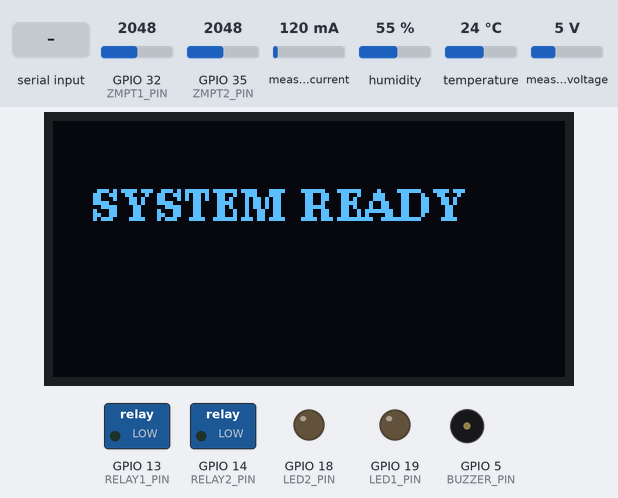
A sketch run on a simulated ESP32. On the bench: 128×64 one-colour display, switched loads named in the sketch (green lamp = pin HIGH), output pins drawn as LEDs (lit = HIGH), buzzer (waves = sounding, pin HIGH). Dashed ring = blinking. Inputs (shaded band) come from the test bench; at power-on: GPIO 32 (ZMPT1_PIN) = 2048, GPIO 35 (ZMPT2_PIN) = 2048, measured current 120 mA, humidity 55 %, temperature 24 °C, measured voltage 5 V. The OLED is the two-colour kind (top 16 rows yellow); what the sketch prints to the serial monitor is not drawn.

Above: at 3.5 s.
6.2 s: "s1\n" received over the second serial link
At 9.4 s:
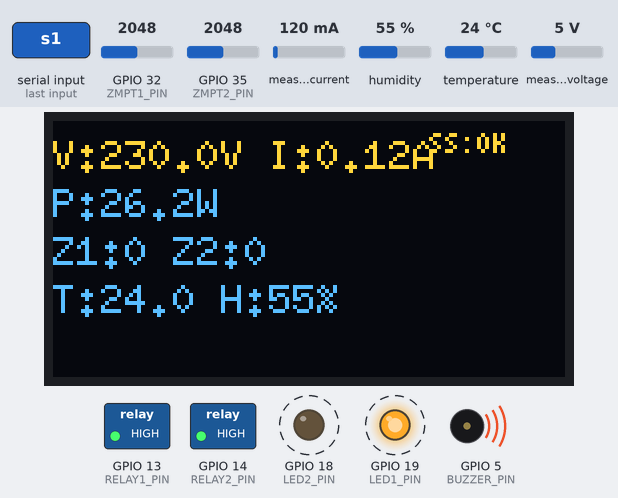
10.2 s: GPIO 32 (ZMPT1_PIN) set to 1584
At 15.7 s:
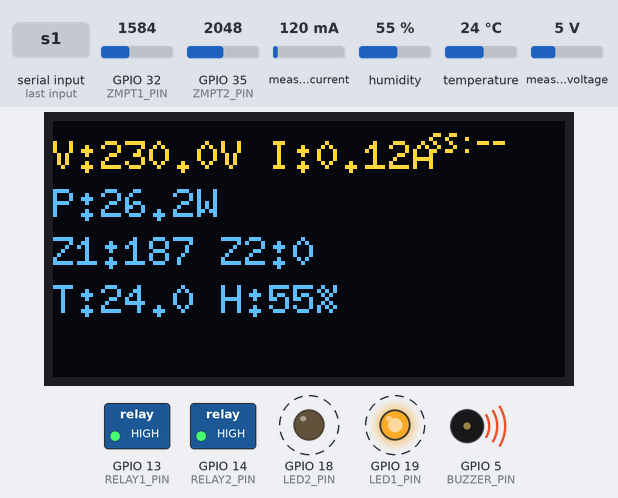
16.9 s: GPIO 32 (ZMPT1_PIN) set to 1513
At 19.0 s:
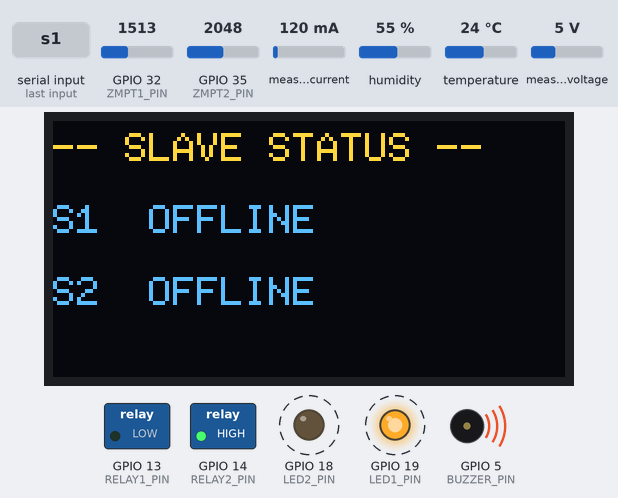
20.7 s: GPIO 35 (ZMPT2_PIN) set to 1550
At 22.2 s:
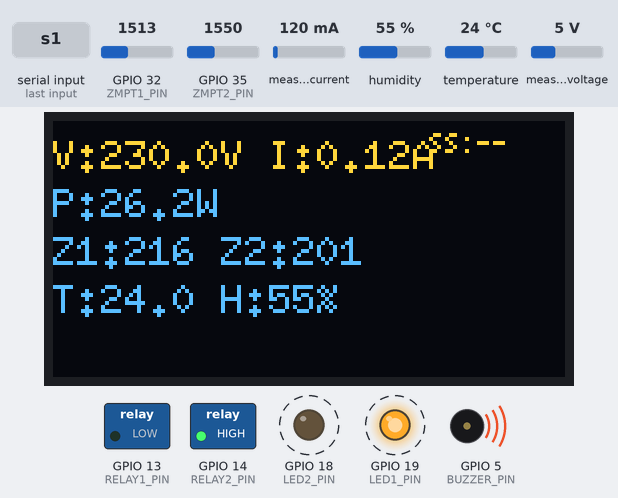
24.6 s: GPIO 35 (ZMPT2_PIN) set to 1440
At 26.9 s:
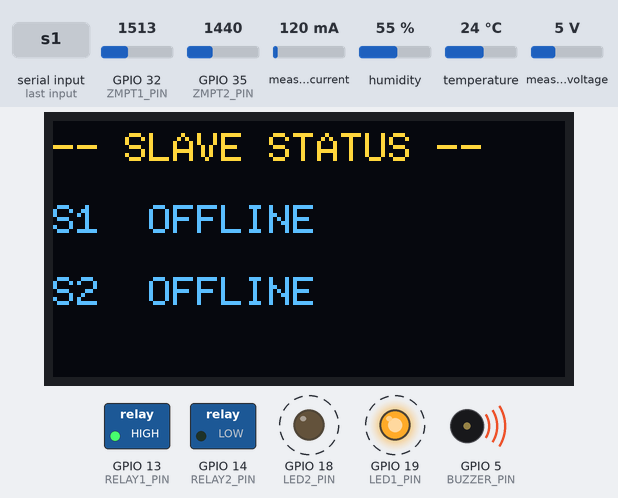
28.5 s: ".\n" received over the second serial link
At 29.2 s:
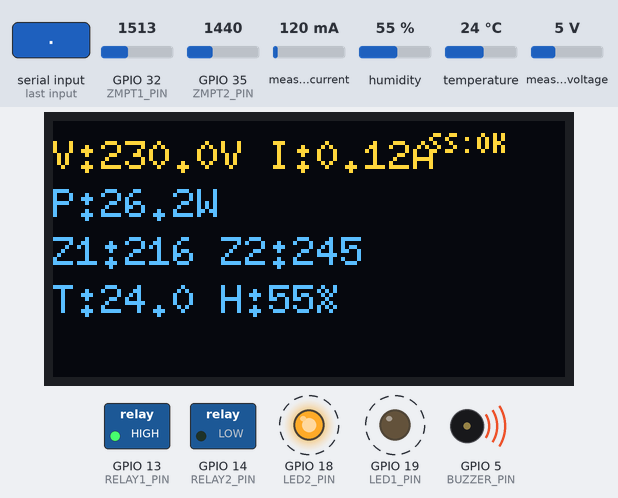
Timing chart, 0 to 32.7 s (numbered marks = the images above; inputs shaded):
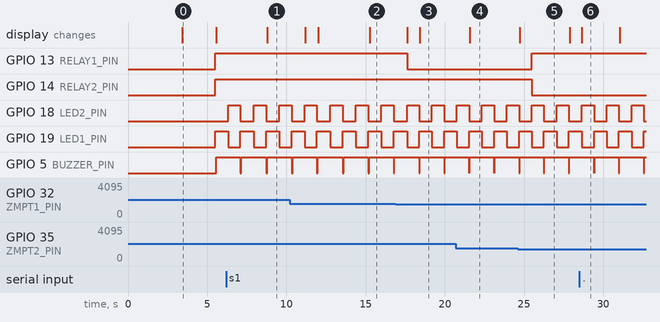

Measured:
- the behaviour switches between 1552 and 1551 on GPIO 32 (ZMPT1_PIN) (found by bisection; images 2 and 3)
- the behaviour switches between 1513 and 1512 on GPIO 35 (ZMPT2_PIN) (found by bisection; images 4 and 5)
- after the input at 6.2 s, the display: changes after 2.6 s (image 1)
- after the input at 16.9 s, GPIO 13 (RELAY1_PIN): HIGH → LOW after 0.71 s; the display: first changes after 0.74 s (image 3 shows a later state)
- after the input at 20.7 s, the display: changes after 0.88 s (image 4)
- after the input at 24.6 s, GPIO 13 (RELAY1_PIN): LOW → HIGH after 0.89 s; GPIO 14 (RELAY2_PIN): HIGH → LOW after 0.89 s
- after the input at 28.5 s, the display: changes after 0.16 s (image 6)
- by itself, GPIO 18 (LED2_PIN): alternates HIGH for 0.77 s and LOW for 0.83 s

The sketch:

master_esp32__2_.ino
```cpp
#include <Wire.h>
#include <U8g2lib.h>
#include <PZEM004Tv30.h>
#include <DHT.h>

// ================= OLED =================
U8G2_SH1106_128X64_NONAME_F_HW_I2C u8g2(
  U8G2_R0,
  U8X8_PIN_NONE
);

// ================= PZEM on its own UART =================
// ESP32 UART2 default pins are 16(RX2)/17(TX2) -- we need those FREE
// for the SuperSlave link, so PZEM is moved to UART1 on pins 26/27.
// PZEM TX -> ESP32 GPIO26 (RX1)
// PZEM RX -> ESP32 GPIO27 (TX1)
HardwareSerial pzemSerial(1);                     // UART1
PZEM004Tv30 pzem(&pzemSerial, 26, 27);            // RX=26, TX=27

// ================= SuperSlave link on UART2 =================
// ESP32 GPIO17 (TX2) -> ESP8266 D5 (GPIO14, SoftwareSerial RX)
// ESP32 GPIO16 (RX2) <- ESP8266 D6 (GPIO12, SoftwareSerial TX)
HardwareSerial ssSerial(2);                       // UART2
#define SS_BAUD 9600
#define SS_TIMEOUT_MS 5000   // if no message for this long, link considered down

// ================= PINS =================
#define BUZZER_PIN  5
#define LED1_PIN    19
#define LED2_PIN    18

#define LDR_PIN     34
#define ZMPT1_PIN   32
#define ZMPT2_PIN   35

#define DHT_PIN     4        // moved off GPIO16 (now UART2 RX)
#define RELAY1_PIN  13
#define RELAY2_PIN  14

#define DHTTYPE DHT11
DHT dht(DHT_PIN, DHTTYPE);

// ================= SETTINGS =================
float ZMPT_CAL = 0.403;
float NOISE_THRESHOLD = 8;

#define BUZZER_ON  LOW
#define BUZZER_OFF HIGH

// ================= OFFSETS =================
float offset1 = 0;
float offset2 = 0;

// ================= SLAVE DATA (from SuperSlave via UART2) =================
struct SlaveInfo {
  bool online  = false;
  bool r1      = false;
  bool r2      = false;
  float cur    = 0.0;
};
SlaveInfo slaveData[3];   // index 1 and 2 used

bool ssLinkUp = false;
unsigned long lastSSMsg = 0;
String ssBuffer = "";

// OLED page: 0 = local PZEM/ZMPT/DHT, 1 = slave status
uint8_t oledPage = 0;
unsigned long lastPageSwitch = 0;
#define PAGE_SWITCH_MS 3000   // flip OLED page every 3 seconds

// ================= OFFSET CALIBRATION =================
void calibrateOffset(int pin, float &offset) {
  long sum = 0;
  for (int i = 0; i < 800; i++) {
    sum += analogRead(pin);
    delay(2);
  }
  offset = sum / 800.0;
}

// ================= ZMPT RMS =================
float readZMPT(int pin, float offset) {
  float sumSq = 0;
  for (int i = 0; i < 800; i++) {
    int raw = analogRead(pin);
    float centered = raw - offset;
    sumSq += centered * centered;
    delayMicroseconds(200);
  }
  float rms = sqrt(sumSq / 800.0);
  if (rms < NOISE_THRESHOLD) return 0;
  return rms * ZMPT_CAL;
}

// ================= BUZZER =================
void handleBuzzer(float z1, float z2) {
  static unsigned long lastBeep = 0;
  unsigned long now = millis();

  bool low = (z1 < 200 && z2 < 200);
  bool ok  = (z1 >= 200 || z2 >= 200);

  digitalWrite(BUZZER_PIN, BUZZER_OFF);

  if (low) {
    if (now - lastBeep > 900) {
      digitalWrite(BUZZER_PIN, BUZZER_ON);
      delay(60);
      digitalWrite(BUZZER_PIN, BUZZER_OFF);
      lastBeep = now;
    }
  } else if (ok) {
    if (now - lastBeep > 1500) {
      digitalWrite(BUZZER_PIN, BUZZER_ON);
      delay(25);
      digitalWrite(BUZZER_PIN, BUZZER_OFF);
      lastBeep = now;
    }
  }
}

// ================= PARSE SUPER SLAVE JSON =================
// Expected line: {"s1":{"online":1,"r1":0,"r2":1,"cur":1.23},"s2":{"online":0,"r1":0,"r2":0,"cur":0.00}}

int extractInt(const String &json, const String &key) {
  int idx = json.indexOf("\"" + key + "\":");
  if (idx < 0) return 0;
  int start = idx + key.length() + 3;
  return json.substring(start, start + 1).toInt();
}

float extractFloat(const String &json, const String &key) {
  int idx = json.indexOf("\"" + key + "\":");
  if (idx < 0) return 0.0;
  int start = idx + key.length() + 3;
  int end = start;
  while (end < (int)json.length() && (isDigit(json[end]) || json[end] == '.' || json[end] == '-')) end++;
  return json.substring(start, end).toFloat();
}

// Extract the sub-object for slave s (1 or 2)
String extractSlaveBlock(const String &json, int s) {
  String key = "\"s" + String(s) + "\":{";
  int start = json.indexOf(key);
  if (start < 0) return "";
  start += key.length() - 1;   // include the '{'
  int depth = 0, end = start;
  while (end < (int)json.length()) {
    if (json[end] == '{') depth++;
    else if (json[end] == '}') { depth--; if (depth == 0) { end++; break; } }
    end++;
  }
  return json.substring(start, end);
}

void parseSuperSlaveStatus(const String &json) {
  for (int s = 1; s <= 2; s++) {
    String block = extractSlaveBlock(json, s);
    if (block.length() == 0) {
      slaveData[s].online = false;
      continue;
    }
    slaveData[s].online = extractInt(block, "online") == 1;
    slaveData[s].r1     = extractInt(block, "r1")     == 1;
    slaveData[s].r2     = extractInt(block, "r2")     == 1;
    slaveData[s].cur    = extractFloat(block, "cur");
  }
}

// ================= READ FROM SUPERSLAVE UART2 (non-blocking) =================
void readSuperSlaveUART() {
  while (ssSerial.available()) {
    char c = ssSerial.read();

    if (c == '\n') {
      if (ssBuffer.length() > 0) {
        parseSuperSlaveStatus(ssBuffer);
        lastSSMsg = millis();
        ssLinkUp = true;
        Serial.print("[SS] ");
        Serial.println(ssBuffer);
      }
      ssBuffer = "";
    } else if (c != '\r') {
      ssBuffer += c;
      if (ssBuffer.length() > 200) ssBuffer = "";  // overflow guard
    }
  }

  // Mark link down if nothing received for SS_TIMEOUT_MS
  if (ssLinkUp && (millis() - lastSSMsg > SS_TIMEOUT_MS)) {
    ssLinkUp = false;
    slaveData[1].online = false;
    slaveData[2].online = false;
  }
}

// ================= OLED DRAW =================
void drawOledPage0(float v, float i_pzem, float p,
                   float z1, float z2, float temp, float hum) {
  char buf[32];
  u8g2.setFont(u8g2_font_6x10_tr);

  if (!isnan(v) && v > 0) {
    sprintf(buf, "V:%.1fV I:%.2fA", v, i_pzem);
    u8g2.drawStr(0, 12, buf);
    sprintf(buf, "P:%.1fW", p);
    u8g2.drawStr(0, 24, buf);
  } else {
    u8g2.drawStr(0, 18, "PZEM ERROR");
  }

  sprintf(buf, "Z1:%.0f Z2:%.0f", z1, z2);
  u8g2.drawStr(0, 36, buf);

  sprintf(buf, "T:%.1f H:%.0f%%", temp, hum);
  u8g2.drawStr(0, 48, buf);

  // SuperSlave link indicator top-right
  u8g2.setFont(u8g2_font_4x6_tr);
  u8g2.drawStr(94, 8, ssLinkUp ? "SS:OK" : "SS:--");
}

void drawOledPage1() {
  char buf[32];
  u8g2.setFont(u8g2_font_6x10_tr);
  u8g2.drawStr(0, 10, "-- SLAVE STATUS --");

  for (int s = 1; s <= 2; s++) {
    int y = 10 + s * 18;
    if (slaveData[s].online) {
      sprintf(buf, "S%d R1:%s R2:%s", s,
              slaveData[s].r1 ? "ON " : "OFF",
              slaveData[s].r2 ? "ON " : "OFF");
      u8g2.drawStr(0, y, buf);

      char cbuf[16];
      sprintf(cbuf, "   %.2fA", slaveData[s].cur);
      u8g2.drawStr(0, y + 9, cbuf);
    } else {
      sprintf(buf, "S%d  OFFLINE", s);
      u8g2.drawStr(0, y, buf);
    }
  }
}

// ================= SETUP =================
void setup() {
  Serial.begin(115200);    // USB debug

  // PZEM on UART1, remapped pins 26(RX)/27(TX)
  pzemSerial.begin(9600, SERIAL_8N1, 26, 27);

  // SuperSlave link on UART2, default pins 16(RX2)/17(TX2)
  ssSerial.begin(SS_BAUD, SERIAL_8N1, 16, 17);

  pinMode(BUZZER_PIN, OUTPUT);
  pinMode(LED1_PIN,   OUTPUT);
  pinMode(LED2_PIN,   OUTPUT);
  pinMode(RELAY1_PIN, OUTPUT);
  pinMode(RELAY2_PIN, OUTPUT);
  pinMode(LDR_PIN,    INPUT);

  dht.begin();

  Wire.begin(21, 22);
  Wire.setClock(100000);

  u8g2.begin();
  u8g2.setContrast(255);

  // Calibrate ZMPT offsets
  calibrateOffset(ZMPT1_PIN, offset1);
  calibrateOffset(ZMPT2_PIN, offset2);

  u8g2.clearBuffer();
  u8g2.setFont(u8g2_font_ncenB08_tr);
  u8g2.drawStr(10, 25, "SYSTEM READY");
  u8g2.sendBuffer();
  delay(1500);
}

// ================= LOOP =================
void loop() {
  unsigned long now = millis();

  // ---- Sensor Reads ----
  float z1 = readZMPT(ZMPT1_PIN, offset1);
  float z2 = readZMPT(ZMPT2_PIN, offset2);

  float temp = dht.readTemperature();
  float hum  = dht.readHumidity();

  float v      = pzem.voltage();
  float i_pzem = pzem.current();
  float p      = pzem.power();

  // ---- Read SuperSlave status over UART2 (non-blocking) ----
  readSuperSlaveUART();

  // ---- Relay Logic (unchanged) ----
  bool z1_ok = (z1 >= 200);
  bool z2_ok = (z2 >= 200);

  if (!z1_ok && !z2_ok) {
    digitalWrite(RELAY1_PIN, HIGH);
    digitalWrite(RELAY2_PIN, HIGH);
  } else if (z1_ok && !z2_ok) {
    digitalWrite(RELAY1_PIN, LOW);
    digitalWrite(RELAY2_PIN, HIGH);
  } else if (!z1_ok && z2_ok) {
    digitalWrite(RELAY1_PIN, HIGH);
    digitalWrite(RELAY2_PIN, LOW);
  } else {
    if (z1 >= z2) {
      digitalWrite(RELAY1_PIN, LOW);
      digitalWrite(RELAY2_PIN, HIGH);
    } else {
      digitalWrite(RELAY1_PIN, HIGH);
      digitalWrite(RELAY2_PIN, LOW);
    }
  }

  // ---- LED Heartbeat ----
  static bool st = false;
  st = !st;
  digitalWrite(LED1_PIN,  st);
  digitalWrite(LED2_PIN, !st);

  // ---- Buzzer ----
  handleBuzzer(z1, z2);

  // ---- OLED page flip ----
  if (now - lastPageSwitch >= PAGE_SWITCH_MS) {
    lastPageSwitch = now;
    oledPage = 1 - oledPage;   // toggle 0 <-> 1
  }

  u8g2.clearBuffer();

  if (oledPage == 0) {
    drawOledPage0(v, i_pzem, p, z1, z2, temp, hum);
  } else {
    drawOledPage1();
  }

  u8g2.sendBuffer();

  delay(200);   // shorter delay so UART2 buffer doesn't overflow between reads
}
```
